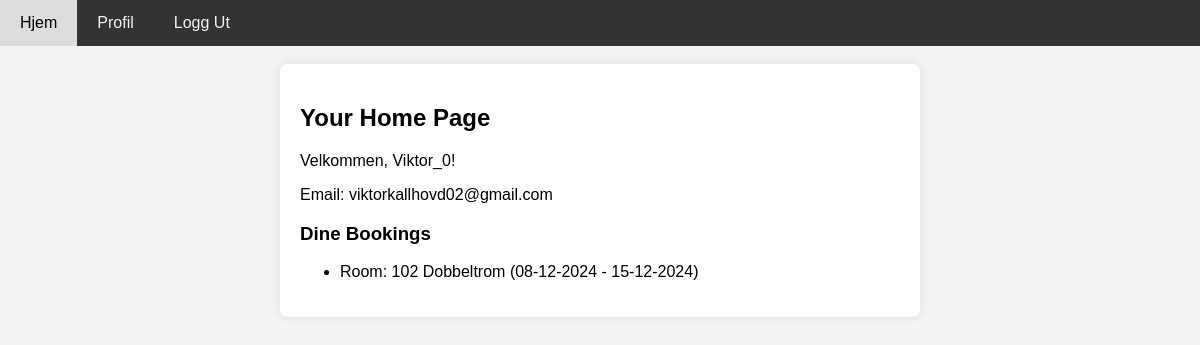
/profile.php (signed in), run on the app's committed database.
### tables this page shows
CREATE TABLE `users` (
  `user_id` int(11) NOT NULL,
  `username` varchar(255) NOT NULL,
  `password` varchar(255) NOT NULL,
  `email` varchar(255) NOT NULL,
  `role` tinyint(1) NOT NULL COMMENT 'boolean 0 = gjest, 1 = admin',
  `created_at` timestamp NULL DEFAULT current_timestamp()
);

CREATE TABLE `bookings` (
  `booking_id` int(11) NOT NULL,
  `user_id` int(11) NOT NULL,
  `room_id` int(11) NOT NULL,
  `check_in` date NOT NULL,
  `check_out` date NOT NULL,
  `adults` int(11) NOT NULL,
  `children` int(11) NOT NULL,
  `created_at` timestamp NOT NULL DEFAULT current_timestamp() ON UPDATE current_timestamp()
);

CREATE TABLE `rooms` (
  `room_id` int(11) NOT NULL,
  `room_number` varchar(10) NOT NULL,
  `room_type_id` int(11) NOT NULL,
  `is_available` tinyint(1) NOT NULL
);

CREATE TABLE `room_types` (
  `room_type_id` int(11) NOT NULL,
  `type_name` varchar(255) NOT NULL,
  `description` text NOT NULL,
  `max_adults` int(11) NOT NULL,
  `max_children` int(11) NOT NULL,
  `price` int(11) NOT NULL
);

### Components/functions/user_functions.php (called while the page is built, shortened)
<?php
class User {
    protected $user_id;
    protected $username;
    protected $email;
    protected $conn;
    public function __construct($user_id, $conn) {
        $this->user_id = $user_id;
        $this->conn = $conn;
        $this->loadUserData();
    }
    protected function loadUserData() {
        $sql = "SELECT user_id, username, email, role, created_at FROM users WHERE user_id = ?";
        $stmt = $this->conn->prepare($sql);
        $stmt->bind_param("i", $this->user_id);
        $stmt->execute();
        $result = $stmt->get_result()->fetch_assoc();
        if ($result) {
            $this->username = $result['username'];
            $this->email = $result['email'];
        }
    }
    public function getUserBookings() {
        $sql = "
            SELECT
                b.booking_id,
                b.check_in,
                b.check_out,
                r.room_number,
                rt.type_name AS room_type,
                r.is_available
            FROM bookings b
            JOIN rooms r ON b.room_id = r.room_id
            JOIN room_types rt ON r.room_type_id = rt.room_type_id
            WHERE b.user_id = ?
        ";
        $stmt = $this->conn->prepare($sql);
        $stmt->bind_param("i", $this->user_id);
        $stmt->execute();
        $result = $stmt->get_result();
        return $result->fetch_all(MYSQLI_ASSOC);
    }
    public function getUsername() {
        return $this->username;
    }
    public function getEmail() {
        return $this->email;
    }
}
?>

### public/profiles/guest_profile.php (the view, shortened to what this page needs)
<?php
$bookings = $userProfile->getUserBookings();
?>
<div>
    <div>
        <h2>Your Home Page</h2>
        <p>Velkommen, <?php echo htmlspecialchars($userProfile->getUsername()); ?>!</p>
        <p>Email: <?php echo htmlspecialchars($userProfile->getEmail()); ?></p>
    </div>
    <h3>Dine Bookings</h3>
    <?php if (!empty($bookings)): ?>
        <ul>
            <?php foreach ($bookings as $booking): ?>
                <li>
                    Room: <?php echo htmlspecialchars($booking['room_number']); ?>
                    <?php echo htmlspecialchars($booking['room_type']); ?>
                    (<?php
                        $check_in_date = new DateTime($booking['check_in']);
                        $check_out_date = new DateTime($booking['check_out']);
                        echo $check_in_date->format('d-m-Y') . ' - ' . $check_out_date->format('d-m-Y');
                        ?>)
                </li>
            <?php endforeach; ?>
        </ul>
    <?php else: ?>
        <p> Du har ingen bookings for øyeblikket. Gå til forsiden for å se hvilke rom som er ledige. </p>
    <?php endif; ?>
</div>

### css/navbar.css (style rules this page uses)
body { font-family: Arial, sans-serif; background-color: #f4f4f4; margin: 0; padding: 0; }

### data on the page
users: username "Viktor_0", email "viktorkallhovd02@gmail.com"
bookings: room.room_number "102", room_types.type_name "Dobbeltrom", check_in "08-12-2024", check_out "15-12-2024"
